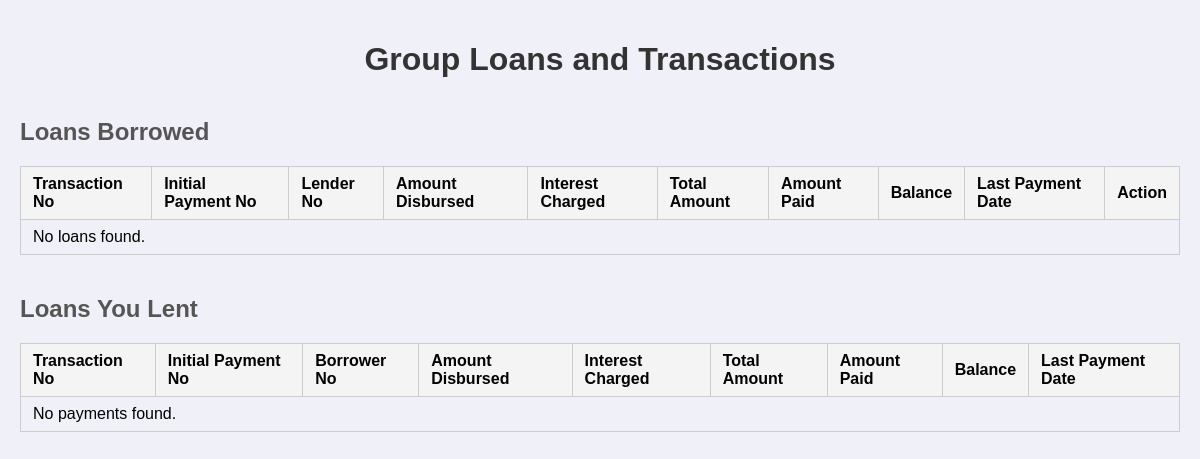
Page /Linker/loans/ (signed in) on the earlier database version.
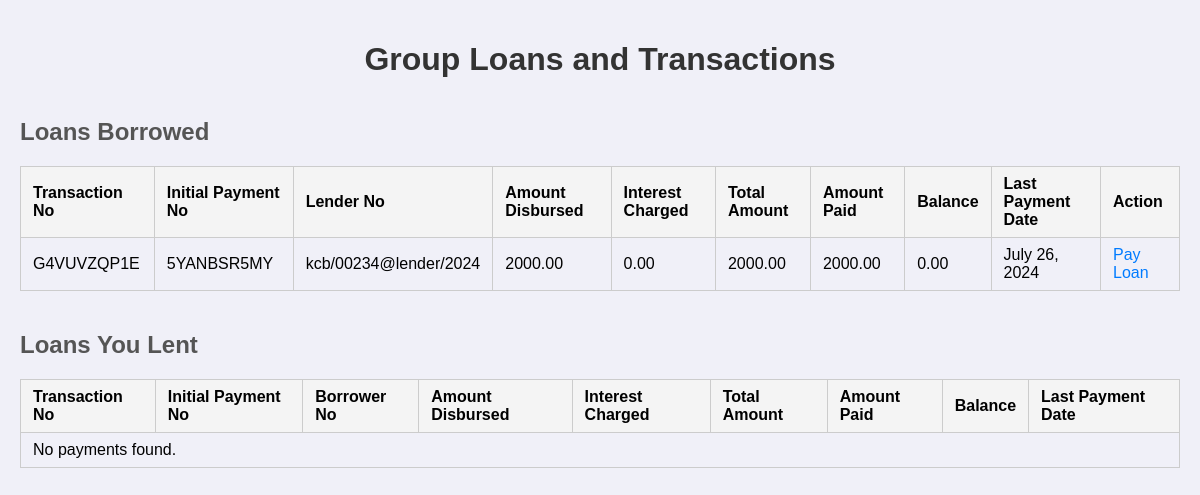
Same page on the later database version.
### lender/models.py (models this page shows, shortened)
class Loan(models.Model):
    loan_id = models.AutoField(primary_key=True, unique=True)
    transaction_no = models.CharField(max_length=30, help_text="Enter the Transaction Number")
    payment_no = models.CharField(max_length=30, help_text="Enter the Payment Number", blank=True)
    borrower_no = models.CharField(max_length=100, help_text="Enter Borrower Number:")
    lender_no = models.CharField(max_length=100, help_text="Enter Lender Number:")
    principal = models.DecimalField(max_digits=15, decimal_places=2, help_text="Enter Amount to Pay")
    loan_interest = models.DecimalField(max_digits=15, decimal_places=2, help_text="Interest Rate")
    principal_interest = models.DecimalField(max_digits=15, decimal_places=2, help_text="Total Amount")
    amount_paid =  models.DecimalField(max_digits=15, decimal_places=2, help_text="Total Paid")
    balance =  models.DecimalField(max_digits=15, decimal_places=2, help_text="Balance")
    loan_date = models.DateField(
    help_text="Enter Date of last Payment",
    default='2024-01-01'  # Ensure this is a string
)

### lender/views.py (the view)
# urls.py: path('loans/', GroupLoansView.as_view(), name='loans'),
class GroupLoansView(ListView):
    template_name = 'loans.html'
    context_object_name = 'loans'
    def get(self, request):
        username = request.session.get('username')
        if not username:
            return redirect('group_login')  # Redirect to login if username is not in session
        try:
            user = System_User.objects.get(username=username)
            borrower_no = user.borrower_no
            lender_no = user.lender_no
        except System_User.DoesNotExist:
            return redirect('group_login')
        loans_to_pay = []
        loans_to_be_paid = []
        if borrower_no:
            loans_to_pay = Loan.objects.filter(borrower_no=borrower_no)
        if lender_no:
            loans_to_be_paid = Loan.objects.filter(lender_no=lender_no)
        return render(request, self.template_name, {
            'loans_to_pay': loans_to_pay,
            'loans_to_be_paid': loans_to_be_paid
        })

### lender/templates/loans.html (shortened to what this page needs)
<!DOCTYPE html>
<html lang="en">
<head>
</head>
<body>
    <h1>Group Loans and Transactions</h1>
    <h2>Loans Borrowed</h2>
    <table>
        <thead>
            <tr>
                <th>Transaction No</th>
                <th>Initial Payment No</th>
                <th>Lender No</th>
                <th>Amount Disbursed</th>
                <th>Interest Charged</th>
                <th>Total Amount</th>
                <th>Amount Paid</th>
                <th>Balance</th>
                <th>Last Payment Date</th>
                <th>Action</th>
            </tr>
        </thead>
        <tbody>
            {% for loan in loans_to_pay %}
                <tr>
                    <td>{{ loan.transaction_no }}</td>
                    <td>{{ loan.payment_no }}</td>
                    <td>{{ loan.lender_no }}</td>
                    <td>{{ loan.principal }}</td>
                    <td>{{ loan.loan_interest }}</td>
                    <td>{{ loan.principal_interest }}</td>
                    <td>{{ loan.amount_paid }}</td>
                    <td>{{ loan.balance }}</td>
                    <td>{{ loan.loan_date }}</td>
                    <td><a href="{% url 'group_payment' loan.transaction_no %}">Pay Loan</a></td>
                </tr>
            {% empty %}
                <tr>
                    <td colspan="10">No loans found.</td>
                </tr>
            {% endfor %}
        </tbody>
    </table>
    <h2>Loans You Lent</h2>
    <table>
        <thead>
            <tr>
                <th>Transaction No</th>
                <th>Initial Payment No</th>
                <th>Borrower No</th>
                <th>Amount Disbursed</th>
                <th>Interest Charged</th>
                <th>Total Amount</th>
                <th>Amount Paid</th>
                <th>Balance</th>
                <th>Last Payment Date</th>
            </tr>
        </thead>
        <tbody>
            {% for loan in loans_to_be_paid %}
                <tr>
                    <td>{{ loan.transaction_no }}</td>
                    <td>{{ loan.payment_no }}</td>
                    <td>{{ loan.borrower_no }}</td>
                    <td>{{ loan.principal }}</td>
                    <td>{{ loan.loan_interest }}</td>
                    <td>{{ loan.principal_interest }}</td>
                    <td>{{ loan.amount_paid }}</td>
                    <td>{{ loan.balance }}</td>
                    <td>{{ loan.loan_date }}</td>
                </tr>
            {% empty %}
                <tr>
                    <td colspan="9">No payments found.</td>
                </tr>
            {% endfor %}
        </tbody>
    </table>
</body>
</html>

Differences in the rows shown:
added Loan: transaction_no "G4VUVZQP1E", payment_no "5YANBSR5MY", lender_no "kcb/00234@lender/2024", principal "2000.00", loan_interest "0.00", principal_interest "2000.00", amount_paid "2000.00", balance "0.00", loan_date "July 26, 2024"
Other differences:
text no longer shown: "No loans found."
